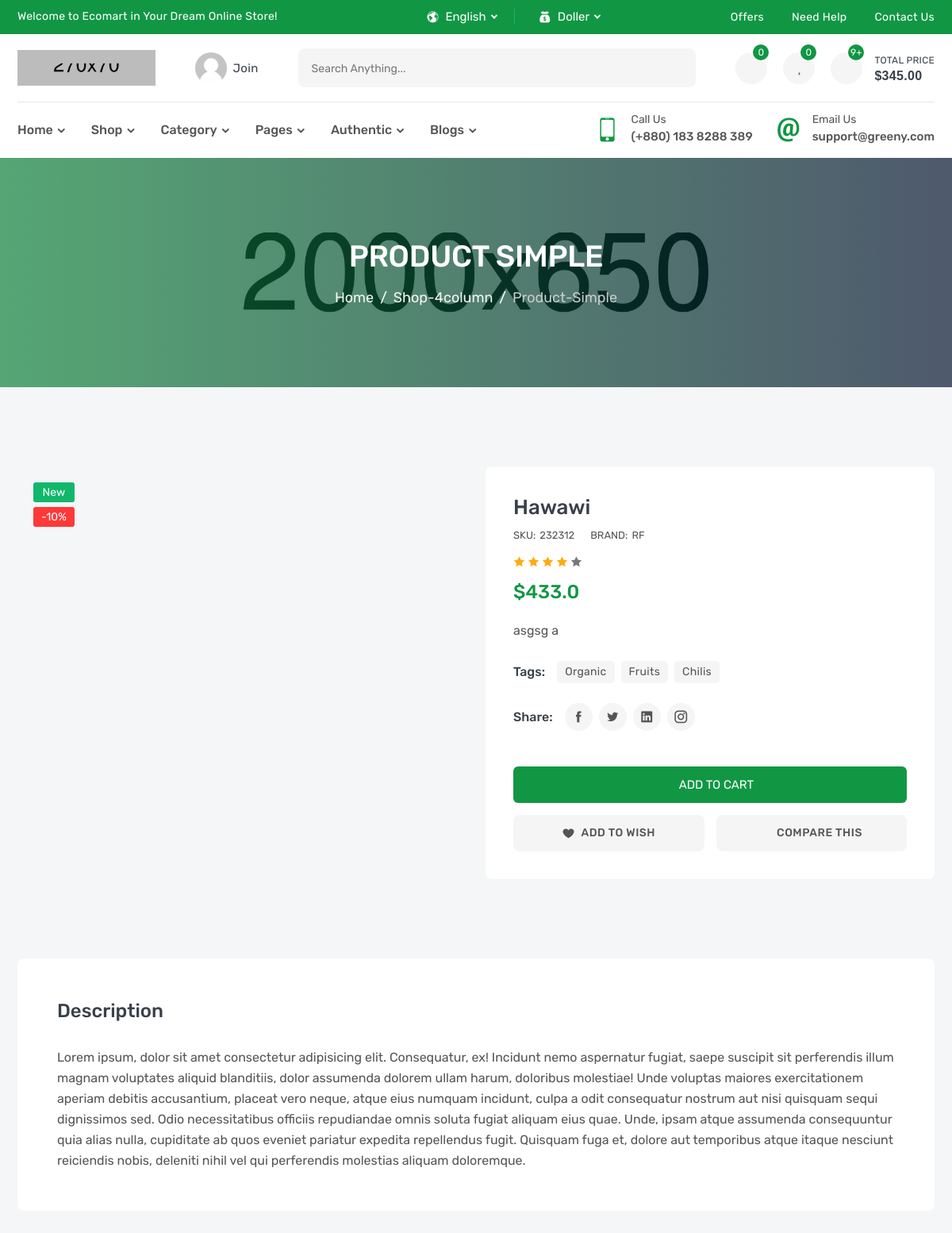
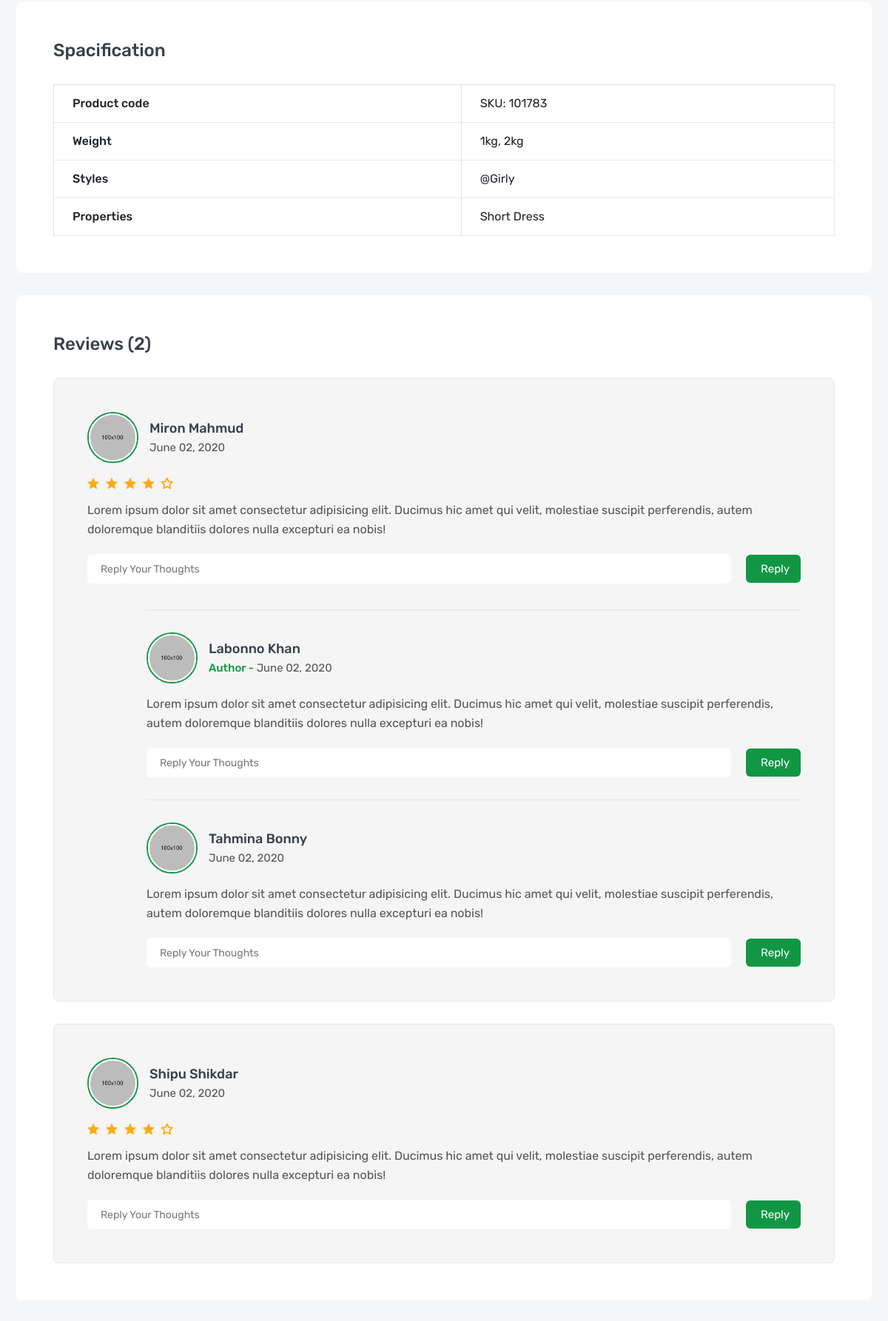
/products/hawawi (upper part), run on the app's committed database (2 pictures, top to bottom).
### products/models.py (models this page shows, shortened)
class Product(models.Model):
    name = models.CharField(_('name'),max_length=100)
    description = models.TextField(_('decsription'),max_length=30000)
    sku = models.IntegerField(_('sku'))
    price = models.FloatField(_('price'))
    subtitle = models.TextField(_('subtitle'),max_length=600)
    image = models.ImageField(_('image'),upload_to='products')
    brand = models.ForeignKey('Brand',verbose_name=_('brand'),on_delete=models.CASCADE,related_name='product_brand')
    flag = models.CharField(_('Flag'),max_length=20,choices=FLAG_TYPE)
    tags = TaggableManager()
    slug = models.SlugField(null=True,blank=True)
    def __str__(self):
        return self.name

class Brand(models.Model):
    name = models.CharField(_('name'),max_length=100)
    image = models.ImageField(_('image'),upload_to='brand')
    slug = models.SlugField(null=True,blank=True)
    def __str__(self):
        return self.name

### products/views.py (the view)
# urls.py: path('<slug:slug>',ProductDetail.as_view(),name = 'product_detail'),
class ProductDetail(generic.DetailView):
    model = Product

### products/templates/products/product_detail.html (shortened to what this page needs)
{% extends 'base.html'  %}
{% load static %}
{% block css %}
    <link rel="stylesheet" href="{% static 'ltr/css/product-details.css' %}">
{% endblock css %}
{% block body %}
        <section class="single-banner inner-section" style="background: url(images/single-banner.jpg) no-repeat center;">
            <div class="container">
                <h2>product simple</h2>
                <ol class="breadcrumb">
                    <li class="breadcrumb-item"><a href="index.html">Home</a></li>
                    <li class="breadcrumb-item"><a href="shop-4column.html">shop-4column</a></li>
                    <li class="breadcrumb-item active" aria-current="page">product-simple</li>
                </ol>
            </div>
        </section>
        <section class="inner-section">
            <div class="container">
                <div class="row">
                    <div class="col-lg-6">
                        <div class="details-gallery">
                            <div class="details-label-group">
                                <label class="details-label new">{{object.flag}}</label>
                                <label class="details-label off">-10%</label>
                            </div>
                        </div>
                    </div>
                    <div class="col-lg-6">
                        <div class="details-content">
                            <h3 class="details-name"><a href="#">{{object}}</a></h3>
                            <div class="details-meta">
                                <p>SKU:<span>{{object.sku}}</span></p>
                                <p>BRAND:<a href="#">{{object.brand}}</a></p>
                            </div>
                            <div class="details-rating">
                                <i class="active icofont-star"></i>
                                <i class="active icofont-star"></i>
                                <i class="active icofont-star"></i>
                                <i class="active icofont-star"></i>
                                <i class="icofont-star"></i>
                            </div>
                            <h3 class="details-price">
                                <span>${{object.price}}</span>
                            </h3>
                            <p class="details-desc">{{object.subtitle}}</p>
                            <div class="details-list-group">
                                <label class="details-list-title">tags:</label>
                                <ul class="details-tag-list">
                                    <li><a href="#">organic</a></li>
                                    <li><a href="#">fruits</a></li>
                                    <li><a href="#">chilis</a></li>
                                </ul>
                            </div>
                            <div class="details-list-group">
                                <label class="details-list-title">Share:</label>
                                <ul class="details-share-list">
                                    <li><a href="#" class="icofont-facebook" title="Facebook"></a></li>
                                    <li><a href="#" class="icofont-twitter" title="Twitter"></a></li>
                                    <li><a href="#" class="icofont-linkedin" title="Linkedin"></a></li>
                                    <li><a href="#" class="icofont-instagram" title="Instagram"></a></li>
                                </ul>
                            </div>
                            <div class="details-add-group">
                                <button class="product-add" title="Add to Cart">
                                    <i class="fas fa-shopping-basket"></i>
                                    <span>add to cart</span>
                                </button>
                            </div>
                            <div class="details-action-group">
                                <a class="details-wish wish" href="#" title="Add Your Wishlist">
                                    <i class="icofont-heart"></i>
                                    <span>add to wish</span>
                                </a>
                                <a class="details-compare" href="compare.html" title="Compare This Item">
                                    <i class="fas fa-random"></i>
                                    <span>Compare This</span>
                                </a>
                            </div>
                        </div>
                    </div>
                </div>
            </div>
        </section>
        <section class="inner-section">
            <div class="container">
                <div class="row">
                    <div class="col-lg-12">
                        <div class="product-details-frame">
                            <h3 class="frame-title">Description</h3>
                            <div class="tab-descrip">
                                <p>Lorem ipsum, dolor sit amet consectetur adipisicing elit. Consequatur, ex! Incidunt nemo aspernatur fugiat, saepe suscipit sit perferendis illum magnam voluptates aliquid blanditiis, dolor assumenda dolorem ullam harum, doloribus molestiae! Unde voluptas maiores exercitationem aperiam debitis accusantium, placeat vero neque, atque eius numquam incidunt, culpa a odit consequatur nostrum aut nisi quisquam sequi dignissimos sed. Odio necessitatibus officiis repudiandae omnis soluta fugiat aliquam eius quae. Unde, ipsam atque assumenda consequuntur quia alias nulla, cupiditate ab quos eveniet pariatur expedita repellendus fugit. Quisquam fuga et, dolore aut temporibus atque itaque nesciunt reiciendis nobis, deleniti nihil vel qui perferendis molestias aliquam doloremque.</p>
                            </div>
                        </div>
                        <div class="product-details-frame">
                            <h3 class="frame-title">Spacification</h3>
                            <table class="table table-bordered">
                                <tbody>
                                    <tr>
                                        <th scope="row">Product code</th>
                                        <td>SKU: 101783</td>
                                    </tr>
                                    <tr>
                                        <th scope="row">Weight</th>
                                        <td>1kg, 2kg</td>
                                    </tr>
                                    <tr>
                                        <th scope="row">Styles</th>
                                        <td>@Girly</td>
                                    </tr>
                                    <tr>
                                        <th scope="row">Properties</th>
                                        <td>Short Dress</td>
                                    </tr>
                                </tbody>
                            </table>
                        </div>
                        <div class="product-details-frame">
                            <h3 class="frame-title">Reviews (2)</h3>
                            <ul class="review-list">
                                <li class="review-item">
                                    <div class="review-media">
                                        <a class="review-avatar" href="#">
                                            <img src="images/avatar/01.jpg" alt="review">
                                        </a>
                                        <h5 class="review-meta">
                                            <a href="#">miron mahmud</a>
                                            <span>June 02, 2020</span>
                                        </h5>
                                    </div>
                                    <ul class="review-rating">
                                        <li class="icofont-ui-rating"></li>
                                        <li class="icofont-ui-rating"></li>
                                        <li class="icofont-ui-rating"></li>
                                        <li class="icofont-ui-rating"></li>
                                        <li class="icofont-ui-rate-blank"></li>
                                    </ul>
                                    <p class="review-desc">Lorem ipsum dolor sit amet consectetur adipisicing elit. Ducimus hic amet qui velit, molestiae suscipit perferendis, autem doloremque blanditiis dolores nulla excepturi ea nobis!</p>
                                    <form class="review-reply">
                                        <input type="text" placeholder="reply your thoughts">
                                        <button>reply</button>
                                    </form>
                                    <ul class="review-reply-list">
                                        <li class="review-reply-item">
                                            <div class="review-media">
                                                <a class="review-avatar" href="#">
                                                    <img src="images/avatar/02.jpg" alt="review">
                                                </a>
                                                <h5 class="review-meta">
                                                    <a href="#">labonno khan</a>
                                                    <span><b>author -</b> June 02, 2020</span>
                                                </h5>
                                            </div>
                                            <p class="review-desc">Lorem ipsum dolor sit amet consectetur adipisicing elit. Ducimus hic amet qui velit, molestiae suscipit perferendis, autem doloremque blanditiis dolores nulla excepturi ea nobis!</p>
                                            <form class="review-reply">
                                                <input type="text" placeholder="reply your thoughts">
                                                <button>reply</button>
                                            </form>
                                        </li>
                                        <li class="review-reply-item">
                                            <div class="review-media">
                                                <a class="review-avatar" href="#">
                                                    <img src="images/avatar/03.jpg" alt="review">
                                                </a>
                                                <h5 class="review-meta">
                                                    <a href="#">tahmina bonny</a>
                                                    <span>June 02, 2020</span>
                                                </h5>
                                            </div>
                                            <p class="review-desc">Lorem ipsum dolor sit amet consectetur adipisicing elit. Ducimus hic amet qui velit, molestiae suscipit perferendis, autem doloremque blanditiis dolores nulla excepturi ea nobis!</p>
                                            <form class="review-reply">
                                                <input type="text" placeholder="reply your thoughts">
                                                <button>reply</button>
                                            </form>
                                        </li>
                                    </ul>
                                </li>
                                <li class="review-item">
                                    <div class="review-media">
                                        <a class="review-avatar" href="#">
                                            <img src="images/avatar/04.jpg" alt="review">
                                        </a>
                                        <h5 class="review-meta">
                                            <a href="#">shipu shikdar</a>
                                            <span>June 02, 2020</span>
                                        </h5>
                                    </div>
                                    <ul class="review-rating">
                                        <li class="icofont-ui-rating"></li>
                                        <li class="icofont-ui-rating"></li>
                                        <li class="icofont-ui-rating"></li>
                                        <li class="icofont-ui-rating"></li>
                                        <li class="icofont-ui-rate-blank"></li>
                                    </ul>
                                    <p class="review-desc">Lorem ipsum dolor sit amet consectetur adipisicing elit. Ducimus hic amet qui velit, molestiae suscipit perferendis, autem doloremque blanditiis dolores nulla excepturi ea nobis!</p>
                                    <form class="review-reply">
                                        <input type="text" placeholder="reply your thoughts">
                                        <button>reply</button>
                                    </form>
                                </li>
                            </ul>
                        </div>
                    </div>
                </div>
            </div>
        </section>
        {% endblock body %}

### data on the page
Product: flag "New", name "Hawawi", sku "232312", brand "RF", price "433.0", subtitle "asgsg a"
